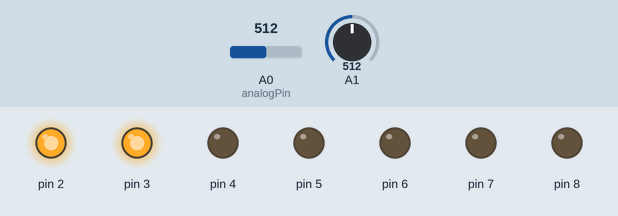
The sketch below on a simulated Arduino Uno, built with avr-gcc and run on an emulated ATmega328P. On the bench: output pins drawn as LEDs (lit = HIGH). The inputs (shaded band) are chosen by the test bench; at power-on: A0 (analogPin) = 512, A1 = 512. What the sketch prints to the serial monitor is not drawn.

Above: at 1.2 s.
1.3 s: A0 (analogPin) set to 346
4.3 s: A0 (analogPin) set to 315
At 4.8 s:
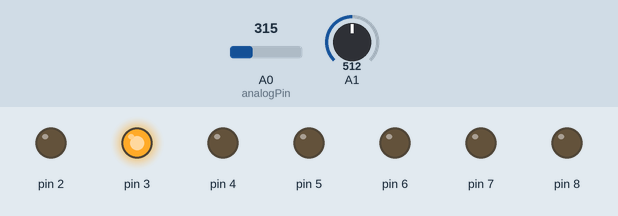
5.8 s: A1 set to 349
8.8 s: A1 set to 319
At 9.5 s:
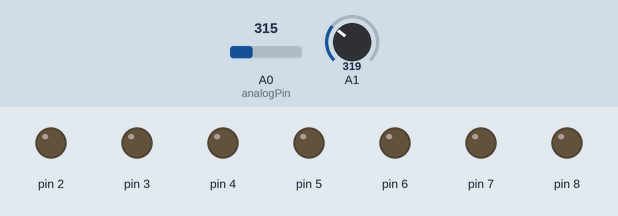
10.3 s: A0 (analogPin) set to 511
At 11.3 s:
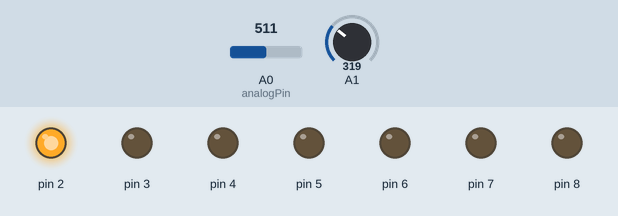
11.8 s: A1 set to 900
At 12.2 s:
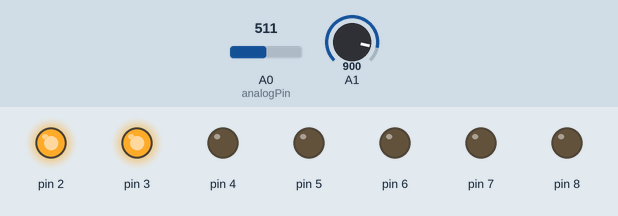
Timing chart, 0 to 14.8 s (numbered marks = the images above; inputs shaded):
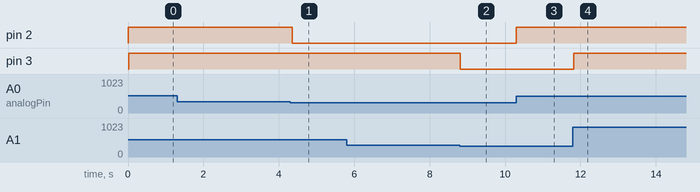

Measured:
- the behaviour switches between 331 and 330 on A0 (analogPin) (found by bisection; images 0 and 1)
- the behaviour switches between 331 and 330 on A1 (found by bisection; images 1 and 2)
- after the input at 1.3 s, every drawn part: stays the same
- after the input at 4.3 s, pin 2: HIGH → LOW after 0.05 s
- after the input at 5.8 s, every drawn part: stays the same
- after the input at 8.8 s, pin 3: HIGH → LOW at once
- after the input at 10.3 s, pin 2: LOW → HIGH at once
- after the input at 11.8 s, pin 3: LOW → HIGH at once

The sketch:

piezoTesting.ino
```cpp
#include <avr/wdt.h>
int input = 0;

int lightStart = 2;
int lightEnd = 8;

bool emaSeeded = false;
float emAverage = 0;
int sAverage[100];
int lowerDeadZone = 100;
int lowerMargin = 40;

float averageSmoothing = 0;

int tickCount = 0;
int tickCarryMoving = 1000;
int tickCarrySimpleMod = 1;

bool isActive = false;

void AddToStartOfArray(int value, int array[], int length, bool doPrint = false);
float FindExponentialAverage(int value);

bool pad0;
bool pad1;

void setup() {
  Serial.begin(9600);
  //wdt_enable(WDTO_2S);
  Serial.println("Device was reset");
  for (int i = lightStart; i <= lightEnd; i++) {
    pinMode(i, OUTPUT);
  }
  for (int i = 0; i < sizeof(sAverage) / sizeof(sAverage[0]); i++) {
    sAverage[i] = lowerMargin;
  }

  averageSmoothing = (float)2 / ((sizeof(sAverage) / sizeof(sAverage[0])) + 1);
  Serial.println("smoothingMult = " + String(averageSmoothing));
}

void loop() {
  tickCount++;
  if (tickCount % tickCarryMoving / tickCarrySimpleMod) {

    uint8_t analogPin = A0;
    for (int i = 0; i < 2; i++) {
      switch (i) {
        case 0:
          analogPin = uint8_t(A0);
          break;
        case 1:
          analogPin = uint8_t(A1);
          break;
        case 2:
          analogPin = uint8_t(A2);
          break;
        case 3:
          analogPin = uint8_t(A3);
          break;
        case 4:
          analogPin = uint8_t(A4);
          break;
        case 5:
          analogPin = uint8_t(A5);
          break;
      }
      int rawData = analogRead(analogPin);

      //Serial.println("raw data: " + String(rawData));
      int safeValue = constrain(rawData, 0, 1023);
      //Serial.println("safe data: " + Striuint8_tng(safeValue));
      float normalizedValue = map(safeValue, 0, 1023, 0, 127);
      //Serial.println("normalized data: " + String(normalizedValue));

      if (normalizedValue > lowerMargin) {
        Serial.println(String(i) + " sensor value : " + String(normalizedValue));
        AddToStartOfArray(normalizedValue, sAverage, sizeof(sAverage) / sizeof(sAverage[0]));
        //FindExponentialAverage(sAverage[0]);
        digitalWrite(i + 2, HIGH);
        Serial.write(i);

        if (i == 0){
          if (pad0) Serial.write(0);
          pad0 = true;
        } else if (i==1) {
          if (pad1) Serial.write(1);
          pad1 = true;
        }
      } else {
        digitalWrite(i + 2, LOW);
        if (i == 0){
          pad0 = false;
        } else if (i==1) {
          pad1 = false;
        }
      }
    }
  }
  if (tickCount >= tickCarryMoving) {  // inner loop #1
    tickCount = 0;
  }
}

void AddToStartOfArray(int value, int array[], int length, bool doPrint) {
  for (int i = 0; i < length - 1; i++) {
    array[i + 1] = array[i];
  }

  array[0] = value;

  if (doPrint) {
    for (int i = 0; i < length; i++) {
      Serial.println(array[i]);
    }
  }
}

float FindSimpleAverage(int array[], int length) {
  long sum = 0;
  for (int i = 0; i < length; i++) {
    sum += array[i];
  }
  return (float)sum / length;
}

float FindExponentialAverage(int value) {
  if (!emaSeeded) {
    emAverage = FindSimpleAverage(sAverage, sizeof(sAverage) / sizeof(sAverage[0]));
    emaSeeded = true;
  }
  emAverage = (value * averageSmoothing) + (emAverage * (1.0 - averageSmoothing));
  return emAverage;
}

void doAction() {

  isActive = !isActive;
}
```
